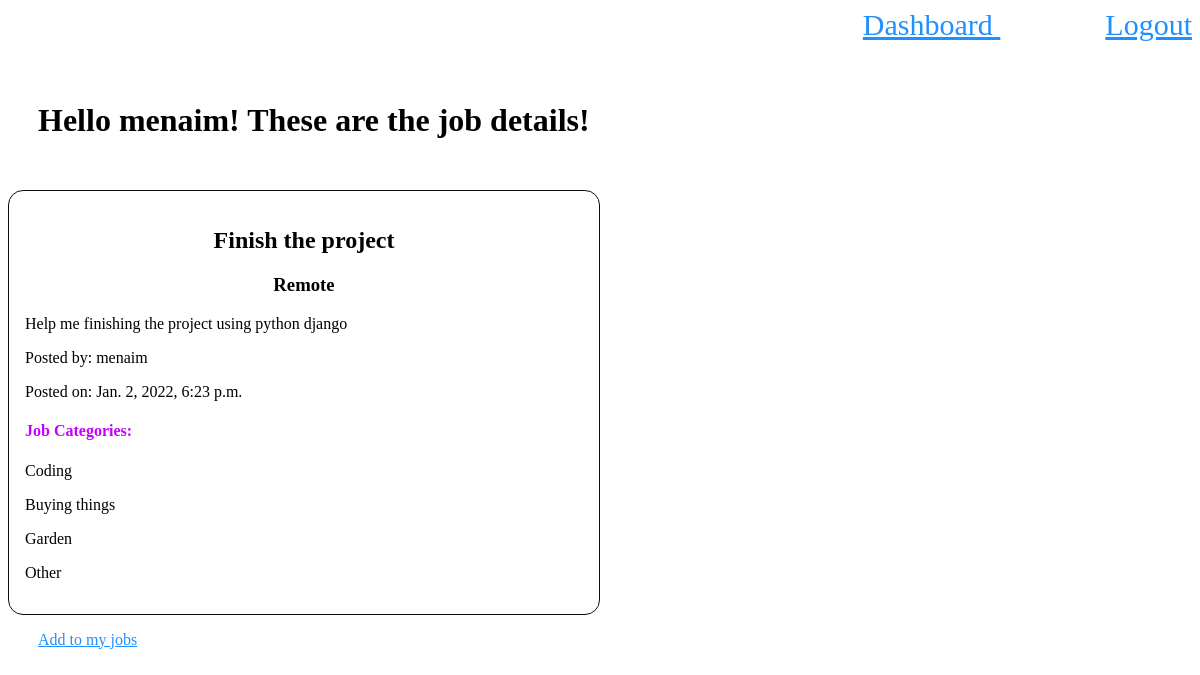
The app's page /Job/menaim-finish-the-project/ (signed in) with its own data.
### Users/models.py (models this page shows, shortened)
class Users(AbstractBaseUser):
    firstName           = models.CharField(verbose_name = "firstName",max_length = 30)
    lastName            = models.CharField(verbose_name = "lastName",max_length = 30)
    email               = models.EmailField(verbose_name = "email",max_length = 60, unique=True)
    username            = models.CharField(verbose_name = "username",max_length=30, unique=True)
    password1           = models.CharField(max_length = 64)
    password2           = models.CharField(max_length = 64)
    date_joined         = models.DateTimeField(verbose_name='date joined',auto_now_add=True)
    last_login          = models.DateTimeField(verbose_name='last login',auto_now_add=True)
    is_admin            = models.BooleanField(default=False)
    is_active           = models.BooleanField(default=True)
    is_staff            = models.BooleanField(default=False)
    is_superuser        = models.BooleanField(default=False)
    USERNAME_FIELD = 'email'
    REQUIRED_FIELDS = ['username','firstName','lastName']
    objects = MyUsersManager()

### Job/models.py (models this page shows, shortened)
class Job(models.Model):
    jobTitle               = models.CharField(max_length = 60, null=False, blank=False, unique=True, error_messages={'unique':"There is a job under the same title"})
    jobDescribtion         = models.TextField()
    jobLocation            = models.CharField(max_length = 60, null=False, blank=False)
    isAdded                = models.BooleanField(default = False)
    user                   = models.ForeignKey(settings.AUTH_USER_MODEL, on_delete=models.CASCADE) #Just like refering to my user model which has been idintified before in settings, on_delete=models.CASCADE -> to remove everything related to it but not the user
    slug                   = models.SlugField(blank=True,unique=True) #just like url
    posted_on              = models.DateTimeField(auto_now_add=True, verbose_name="date published")
    jobCategory            = models.ManyToManyField(to='Job.Category', related_name='jobs_related')

class Category(models.Model):
    name = models.CharField(max_length = 20, choices=choice_list) #, error_messages={'unique':"There is a job under the same title"}
    is_checked = models.BooleanField(default=False)
    class Meta:
        verbose_name_plural = 'Categories'

### Job/views.py (the view)
# urls.py: path('<slug>/', detail_job_view, name="ViewJob"),
def detail_job_view(request, slug):
    context = {}
    job = get_object_or_404(Job,slug=slug)
    context['job'] = job
    return render(request,"ViewJob.html", context)

### Templates/ViewJob.html
{% load static %}
<head>
    <link rel="stylesheet" type="text/css" href="{% static 'css/ViewJob.css' %}"/>
  </head>
  {% block content %}
    <div class="ButtonsContainer">
      <p><a href="{% url 'Dashboard' %}"> Dashboard </a> &nbsp;  &nbsp;  &nbsp;  &nbsp;  &nbsp;  &nbsp;  &nbsp;   <a href="{% url 'Logout' %}">Logout</a></p>
    </div>
    {% if request.user.is_authenticated %}
      <h1> Hello {{user.username}}! These are the job details! </h1>
      <div class="container">
        <h2>{{job.jobTitle}}</h2>
        <h3>{{job.jobLocation}}</h3>
        <p>{{job.jobDescribtion|safe}}</p>
        <p>Posted by: {{job.user.username}}</p>
        <p>Posted on: {{job.posted_on}}</p>
        <h4 style="color: rgb(195, 0, 255);">Job Categories: </h4>
        {% for category in job.jobCategory.all %}
           <p class="AddJob_form" name="jobCategory" id="jobCategory" value="{{category.name}}"> <label for="category.name"> {{category.name}}</label></p>
        {% endfor %}
      </div>
      <div class="AddToJobs">
        <p> <a href="{% url 'Job:AddToMyJobs' job.slug %}">Add to my jobs</a> </p>
      </div>
    {% endif %}
  {% endblock content %}

### static/css/ViewJob.css (style rules this page uses)
* { box-sizing: border-box }
.container { box-sizing: border-box; width: 50%; padding: 16px; border-style: solid; border-width: thin; border-radius: 15px; border-color: rgb(14, 13, 13); }
.ButtonsContainer { text-align: right; font-size: 30px; }
h1 { padding: 30px; }
a { color: dodgerblue; }
.AddToJobs { padding-left: 30px; }
h2, h3 { text-align: center; }

### records on screen
Users: username "menaim"
Job: jobTitle "Finish the project", jobLocation "Remote", jobDescribtion "Help me finishing the project using python django", user.username "menaim", posted_on "Jan. 2, 2022, 6:23 p.m."
Category: name "Coding"
Category: name "Buying things"
Category: name "Garden"
Category: name "Other"
